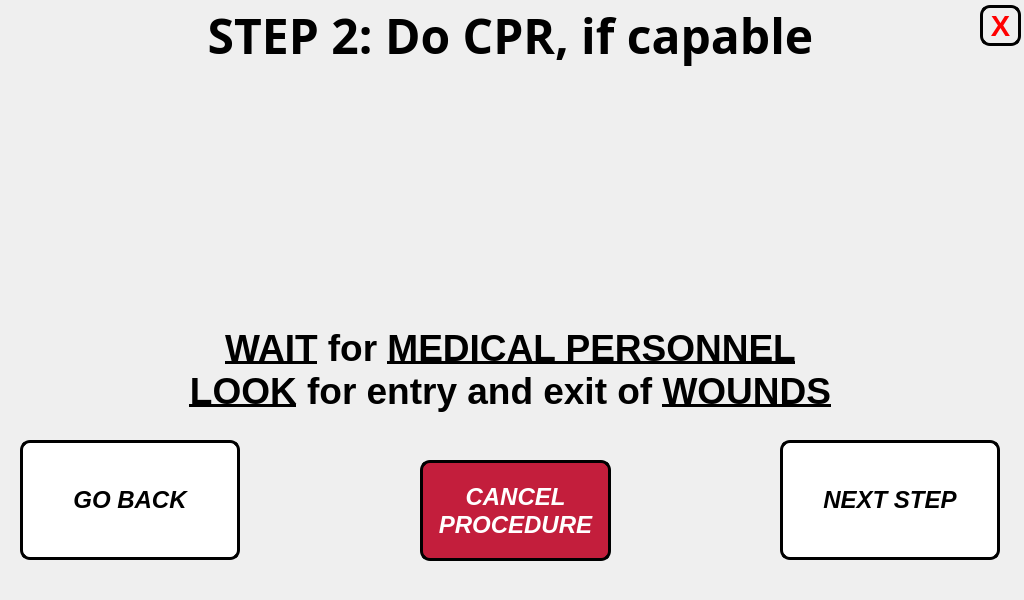
<?xml version="1.0" encoding="UTF-8"?>
<ui version="4.0">
 <class>step_1_window</class>
 <widget class="QMainWindow" name="step_1_window">
  <property name="geometry">
   <rect>
    <x>0</x>
    <y>0</y>
    <width>1024</width>
    <height>600</height>
   </rect>
  </property>
  <property name="minimumSize">
   <size>
    <width>1024</width>
    <height>600</height>
   </size>
  </property>
  <property name="maximumSize">
   <size>
    <width>1024</width>
    <height>600</height>
   </size>
  </property>
  <property name="windowTitle">
   <string>Step 1 Procedure</string>
  </property>
  <widget class="QWidget" name="centralwidget">
   <widget class="QLabel" name="title_step">
    <property name="geometry">
     <rect>
      <x>5</x>
      <y>0</y>
      <width>1011</width>
      <height>71</height>
     </rect>
    </property>
    <property name="font">
     <font>
      <family>Unispace</family>
      <pointsize>18</pointsize>
      <weight>75</weight>
      <bold>true</bold>
     </font>
    </property>
    <property name="text">
     <string>&lt;html&gt;&lt;head/&gt;&lt;body&gt;&lt;p align=&quot;center&quot;&gt;&lt;span style=&quot; font-size:36pt;&quot;&gt;STEP 2: Do CPR, if capable&lt;/span&gt;&lt;/p&gt;&lt;/body&gt;&lt;/html&gt;</string>
    </property>
    <property name="alignment">
     <set>Qt::AlignCenter</set>
    </property>
   </widget>
   <widget class="QLabel" name="text_steps">
    <property name="geometry">
     <rect>
      <x>20</x>
      <y>300</y>
      <width>981</width>
      <height>141</height>
     </rect>
    </property>
    <property name="font">
     <font>
      <pointsize>14</pointsize>
      <weight>75</weight>
      <bold>true</bold>
     </font>
    </property>
    <property name="text">
     <string>&lt;html&gt;&lt;head/&gt;&lt;body&gt;&lt;p align=&quot;center&quot;&gt;&lt;span style=&quot; font-size:28pt; text-decoration: underline;&quot;&gt;WAIT&lt;/span&gt;&lt;span style=&quot; font-size:28pt;&quot;&gt; for &lt;/span&gt;&lt;span style=&quot; font-size:28pt; text-decoration: underline;&quot;&gt;MEDICAL PERSONNEL&lt;/span&gt;&lt;span style=&quot; font-size:28pt;&quot;&gt;&lt;br/&gt;&lt;/span&gt;&lt;span style=&quot; font-size:28pt; text-decoration: underline;&quot;&gt;LOOK&lt;/span&gt;&lt;span style=&quot; font-size:28pt;&quot;&gt; for entry and exit of &lt;/span&gt;&lt;span style=&quot; font-size:28pt; text-decoration: underline;&quot;&gt;WOUNDS&lt;/span&gt;&lt;/p&gt;&lt;/body&gt;&lt;/html&gt;</string>
    </property>
   </widget>
   <widget class="QLabel" name="gif_player_label">
    <property name="geometry">
     <rect>
      <x>330</x>
      <y>60</y>
      <width>360</width>
      <height>240</height>
     </rect>
    </property>
    <property name="minimumSize">
     <size>
      <width>360</width>
      <height>240</height>
     </size>
    </property>
    <property name="maximumSize">
     <size>
      <width>360</width>
      <height>240</height>
     </size>
    </property>
    <property name="font">
     <font>
      <family>Unispace</family>
      <pointsize>16</pointsize>
      <weight>75</weight>
      <bold>true</bold>
     </font>
    </property>
    <property name="frameShape">
     <enum>QFrame::NoFrame</enum>
    </property>
    <property name="lineWidth">
     <number>1</number>
    </property>
    <property name="text">
     <string/>
    </property>
    <property name="alignment">
     <set>Qt::AlignCenter</set>
    </property>
   </widget>
   <widget class="QPushButton" name="next_step_button">
    <property name="geometry">
     <rect>
      <x>780</x>
      <y>440</y>
      <width>220</width>
      <height>120</height>
     </rect>
    </property>
    <property name="minimumSize">
     <size>
      <width>220</width>
      <height>120</height>
     </size>
    </property>
    <property name="maximumSize">
     <size>
      <width>220</width>
      <height>120</height>
     </size>
    </property>
    <property name="font">
     <font>
      <pointsize>18</pointsize>
      <weight>75</weight>
      <italic>true</italic>
      <bold>true</bold>
     </font>
    </property>
    <property name="cursor">
     <cursorShape>PointingHandCursor</cursorShape>
    </property>
    <property name="styleSheet">
     <string notr="true">QPushButton:hover:!pressed
{
  background-color: rgb(195,30,60);
}

QPushButton
{
  background-color: white;
color: black;
border-style: outset;
border-width: 3px;
border-radius:10px;
border-color: black;
}</string>
    </property>
    <property name="text">
     <string>NEXT STEP</string>
    </property>
   </widget>
   <widget class="QPushButton" name="go_back_button">
    <property name="geometry">
     <rect>
      <x>20</x>
      <y>440</y>
      <width>220</width>
      <height>120</height>
     </rect>
    </property>
    <property name="minimumSize">
     <size>
      <width>220</width>
      <height>120</height>
     </size>
    </property>
    <property name="maximumSize">
     <size>
      <width>220</width>
      <height>120</height>
     </size>
    </property>
    <property name="font">
     <font>
      <pointsize>18</pointsize>
      <weight>75</weight>
      <italic>true</italic>
      <bold>true</bold>
     </font>
    </property>
    <property name="styleSheet">
     <string notr="true">QPushButton:hover:!pressed
{
  background-color: rgb(195,30,60);
}

QPushButton
{
  background-color: white;
color: black;
border-style: outset;
border-width: 3px;
border-radius:10px;
border-color: black;
}</string>
    </property>
    <property name="text">
     <string>GO BACK</string>
    </property>
   </widget>
   <widget class="QLabel" name="label">
    <property name="geometry">
     <rect>
      <x>0</x>
      <y>0</y>
      <width>1024</width>
      <height>600</height>
     </rect>
    </property>
    <property name="minimumSize">
     <size>
      <width>1024</width>
      <height>600</height>
     </size>
    </property>
    <property name="maximumSize">
     <size>
      <width>1024</width>
      <height>600</height>
     </size>
    </property>
    <property name="text">
     <string/>
    </property>
    <property name="pixmap">
     <pixmap>../pictures/program_pictures/main_wallpaper.png</pixmap>
    </property>
   </widget>
   <widget class="QPushButton" name="end_procedure_now_button">
    <property name="geometry">
     <rect>
      <x>420</x>
      <y>460</y>
      <width>191</width>
      <height>101</height>
     </rect>
    </property>
    <property name="minimumSize">
     <size>
      <width>0</width>
      <height>0</height>
     </size>
    </property>
    <property name="maximumSize">
     <size>
      <width>16777215</width>
      <height>16777215</height>
     </size>
    </property>
    <property name="font">
     <font>
      <pointsize>18</pointsize>
      <weight>75</weight>
      <italic>true</italic>
      <bold>true</bold>
     </font>
    </property>
    <property name="styleSheet">
     <string notr="true">QPushButton:hover:!pressed
{
  background-color: grey;
}

QPushButton
{
  background-color: rgb(195,30,60);
color: white;
border-style: outset;
border-width: 3px;
border-radius:10px;
border-color: black;
}</string>
    </property>
    <property name="text">
     <string>CANCEL
PROCEDURE</string>
    </property>
   </widget>
   <widget class="QPushButton" name="close_button">
    <property name="geometry">
     <rect>
      <x>980</x>
      <y>5</y>
      <width>41</width>
      <height>41</height>
     </rect>
    </property>
    <property name="font">
     <font>
      <pointsize>22</pointsize>
      <weight>75</weight>
      <bold>true</bold>
     </font>
    </property>
    <property name="styleSheet">
     <string notr="true">QPushButton:hover:!pressed
{
  background-color: rgb(195,30,60);
}

QPushButton
{

color: red;
border-style: outset;
border-width: 3px;
border-radius:10px;
border-color: black;
}
</string>
    </property>
    <property name="text">
     <string>X</string>
    </property>
   </widget>
   <zorder>label</zorder>
   <zorder>title_step</zorder>
   <zorder>text_steps</zorder>
   <zorder>gif_player_label</zorder>
   <zorder>next_step_button</zorder>
   <zorder>go_back_button</zorder>
   <zorder>end_procedure_now_button</zorder>
   <zorder>close_button</zorder>
  </widget>
 </widget>
 <resources/>
 <connections/>
</ui>
